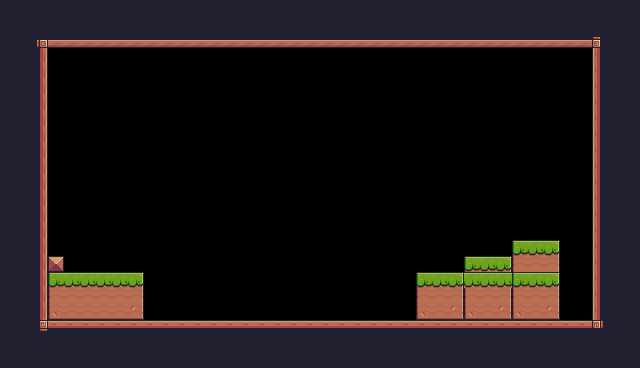

The image is a tile-based game level rendered from a .tmx file. Its description and complete source (layers, tilesets, objects, tile grids) follow:
An orthogonal 40x23 tile map with 16x16 px tiles, 1 tile layer (Background) and 1 object (Player).

<map version="1.10" tiledversion="1.11.2" orientation="orthogonal" renderorder="right-down" width="40" height="23" tilewidth="16" tileheight="16" infinite="0" nextlayerid="3" nextobjectid="5">
 <tileset firstgid="1" source="Pixel Adventure.tsx" />
 <layer id="1" name="Background" width="40" height="23" offsetx="0.687433" offsety="0">
  <data encoding="csv">
24,24,24,24,24,24,24,24,24,24,24,24,24,24,24,24,24,24,24,24,24,24,24,24,24,24,24,24,24,24,24,24,24,24,24,24,24,24,24,24,
24,24,24,24,24,24,24,24,24,24,24,24,24,24,24,24,24,24,24,24,24,24,24,24,24,24,24,24,24,24,24,24,24,24,24,24,24,24,24,24,
24,24,92,134,134,134,134,134,134,134,134,134,134,134,134,134,134,134,134,134,134,134,134,134,134,134,134,134,134,134,134,134,134,134,134,134,134,93,24,24,
24,24,113,166,0,50,50,50,50,50,50,50,50,50,50,50,50,50,50,50,50,50,50,50,50,50,50,50,50,50,50,50,50,50,50,50,166,111,24,24,
24,24,113,166,0,50,50,50,50,50,50,50,50,50,50,50,50,50,50,50,50,50,50,50,50,50,50,50,50,50,50,50,50,50,50,50,166,111,24,24,
24,24,113,166,0,50,50,50,50,50,50,50,50,50,50,50,50,50,50,50,50,50,50,50,50,50,50,50,50,50,50,50,50,50,50,50,166,111,24,24,
24,24,113,166,0,50,50,50,50,50,50,50,50,50,50,50,50,50,50,50,50,50,50,50,50,50,50,50,50,50,50,50,50,50,50,50,166,111,24,24,
24,24,113,166,50,50,50,50,50,50,50,50,50,50,50,50,50,50,50,50,50,50,50,50,50,50,50,50,50,50,50,50,50,50,50,50,166,111,24,24,
24,24,113,166,50,50,50,50,50,50,50,50,50,50,50,50,50,50,50,50,50,50,50,50,50,50,50,50,50,50,50,50,50,50,50,50,166,111,24,24,
24,24,113,166,166,50,50,50,50,50,50,50,50,50,50,50,50,50,50,50,50,50,50,50,50,50,50,50,50,50,50,50,50,50,50,50,166,111,24,24,
24,24,113,166,166,50,50,50,50,50,50,50,50,50,50,50,50,50,50,50,50,50,50,50,50,50,50,50,50,50,50,50,50,50,50,50,166,111,24,24,
24,24,113,166,166,50,50,50,50,50,50,50,50,50,50,50,50,50,50,50,50,50,50,50,50,50,50,50,50,50,50,50,50,50,50,50,166,111,24,24,
24,24,113,166,166,50,50,50,50,50,50,50,50,50,50,50,50,50,50,50,50,50,50,50,50,50,50,50,50,50,50,50,50,50,50,50,166,111,24,24,
24,24,113,166,166,50,50,50,50,50,50,50,50,50,50,50,50,50,50,50,50,50,50,50,50,50,50,50,50,50,50,50,50,50,50,50,166,111,24,24,
24,24,113,166,166,50,50,50,50,50,50,50,50,50,50,50,50,50,50,50,50,50,50,50,50,50,50,50,50,50,50,50,50,50,50,50,166,111,24,24,
24,24,113,166,50,50,50,50,50,50,50,50,50,50,50,50,50,50,50,50,50,50,50,50,50,50,50,50,50,50,50,50,7,8,9,50,166,111,24,24,
24,24,113,35,71,50,50,50,50,50,50,50,50,50,50,50,50,50,50,50,50,50,50,50,50,50,50,50,50,7,8,9,29,30,31,50,166,111,24,24,
24,24,113,7,8,8,8,8,9,54,50,50,50,50,50,50,50,50,50,50,50,50,50,50,50,50,7,8,9,8,8,8,7,8,9,50,166,111,24,24,
24,24,113,29,30,30,30,30,31,54,50,50,50,50,50,50,50,50,50,50,50,50,50,50,50,50,29,30,31,29,30,31,29,30,31,50,166,111,24,24,
24,24,113,51,52,52,52,52,53,54,50,50,50,50,50,50,50,50,50,50,50,50,50,50,50,50,51,52,53,51,52,53,51,52,53,50,166,111,24,24,
24,24,114,90,90,90,90,90,90,90,90,90,90,90,90,90,90,90,90,90,90,90,90,90,90,90,90,90,90,90,90,90,90,90,90,90,90,115,24,24,
24,24,24,24,24,24,24,24,24,24,24,24,24,24,24,24,24,24,24,24,24,24,24,24,24,24,24,24,24,24,24,24,24,24,24,24,24,24,24,24,
24,24,24,24,24,24,24,24,24,24,24,24,24,24,24,24,24,24,24,24,24,24,24,24,24,24,24,24,24,24,24,24,24,24,24,24,24,24,24,24
</data>
 </layer>
 <objectgroup id="2" name="Player" class="Player">
  <object id="4" name="Player" type="Player" x="112.052" y="240.602" width="31.6219" height="30.247" />
 </objectgroup>
</map>
